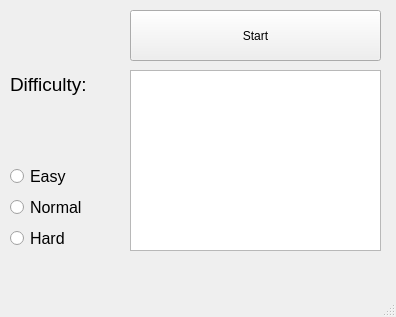
<?xml version="1.0" encoding="UTF-8"?>
<ui version="4.0">
 <class>MainWindow</class>
 <widget class="QMainWindow" name="MainWindow">
  <property name="geometry">
   <rect>
    <x>0</x>
    <y>0</y>
    <width>396</width>
    <height>317</height>
   </rect>
  </property>
  <property name="windowTitle">
   <string>MainWindow</string>
  </property>
  <widget class="QWidget" name="centralwidget">
   <widget class="QWidget" name="verticalLayoutWidget">
    <property name="geometry">
     <rect>
      <x>10</x>
      <y>10</y>
      <width>101</width>
      <height>241</height>
     </rect>
    </property>
    <layout class="QVBoxLayout" name="verticalLayout">
     <item>
      <widget class="QLabel" name="label">
       <property name="font">
        <font>
         <pointsize>14</pointsize>
        </font>
       </property>
       <property name="text">
        <string>Difficulty:</string>
       </property>
      </widget>
     </item>
     <item>
      <widget class="QRadioButton" name="radioButton">
       <property name="font">
        <font>
         <pointsize>12</pointsize>
        </font>
       </property>
       <property name="text">
        <string>Easy</string>
       </property>
      </widget>
     </item>
     <item>
      <widget class="QRadioButton" name="radioButton_2">
       <property name="font">
        <font>
         <pointsize>12</pointsize>
        </font>
       </property>
       <property name="text">
        <string>Normal</string>
       </property>
      </widget>
     </item>
     <item>
      <widget class="QRadioButton" name="radioButton_3">
       <property name="font">
        <font>
         <pointsize>12</pointsize>
        </font>
       </property>
       <property name="text">
        <string>Hard</string>
       </property>
      </widget>
     </item>
    </layout>
   </widget>
   <widget class="QPushButton" name="pushButton">
    <property name="geometry">
     <rect>
      <x>130</x>
      <y>10</y>
      <width>251</width>
      <height>51</height>
     </rect>
    </property>
    <property name="text">
     <string>Start</string>
    </property>
   </widget>
   <widget class="QListWidget" name="listWidget">
    <property name="geometry">
     <rect>
      <x>130</x>
      <y>70</y>
      <width>251</width>
      <height>181</height>
     </rect>
    </property>
   </widget>
  </widget>
  <widget class="QMenuBar" name="menubar">
   <property name="geometry">
    <rect>
     <x>0</x>
     <y>0</y>
     <width>396</width>
     <height>26</height>
    </rect>
   </property>
  </widget>
  <widget class="QStatusBar" name="statusbar"/>
 </widget>
 <resources/>
 <connections/>
</ui>
